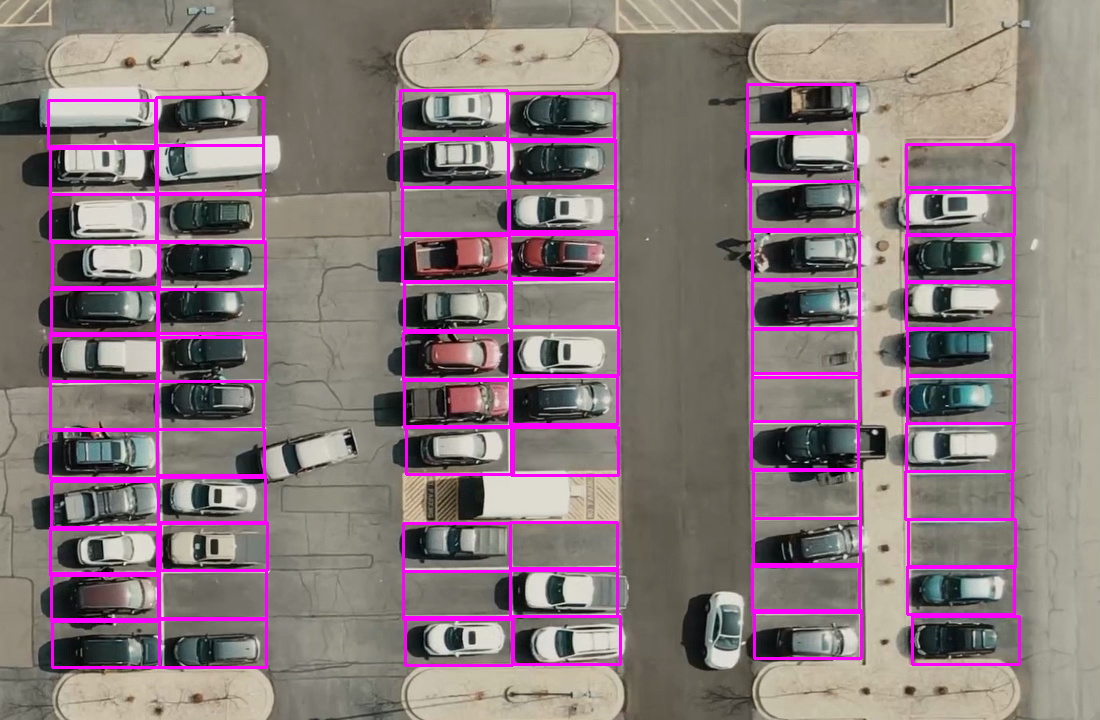
#> input picture Image.png, 1100 x 720 px
$ python -i main.py   (imports and definitions only)
#> lines starting #> are read from the running program, lines starting #| are printed output that depends on the picture; after the words box and inside, x2 and y2 are one past the last pixel; in counts of white or black regions, pixels touching at a corner belong together
### config_loader.py
import yaml

def load_config(config_path="config.yaml"):
#> further down, picture is the input picture: shape (720, 1100, 3); mean B, G, R 123.6, 117.9, 136.7
    with open(config_path, 'r') as f:
        return yaml.safe_load(f)

### main.py
import cv2
import pickle
import cvzone # type: ignore
import numpy as np
import sys

from tkinter import Tk, filedialog

from config_loader import load_config

config = load_config()

# Parking configuration
PARKING_SPOT_WIDTH     = config["parking"]["spot_width"]
PARKING_SPOT_HEIGHT    = config["parking"]["spot_height"]
OCCUPIED_THRESHOLD     = config["parking"]["occupied_threshold"]

# Preprocessing parameters
GAUSSIAN_BLUR_KERNEL   = tuple(config["preprocessing"]["gaussian_blur_kernel"])
ADAPTIVE_THRESH_BLOCK_SIZE = config["preprocessing"]["adaptive_thresh_block_size"]
ADAPTIVE_THRESH_CONSTANT   = config["preprocessing"]["adaptive_thresh_constant"]

# # Image adjustment
# BRIGHTNESS = config["adjustment"]["brightness"]
# CONTRAST   = config["adjustment"]["contrast"]


# [7 lines left out: function load_parking_positions, not called in this run]

def process_image_for_detection(img):
    img_gray = cv2.cvtColor(img, cv2.COLOR_BGR2GRAY)
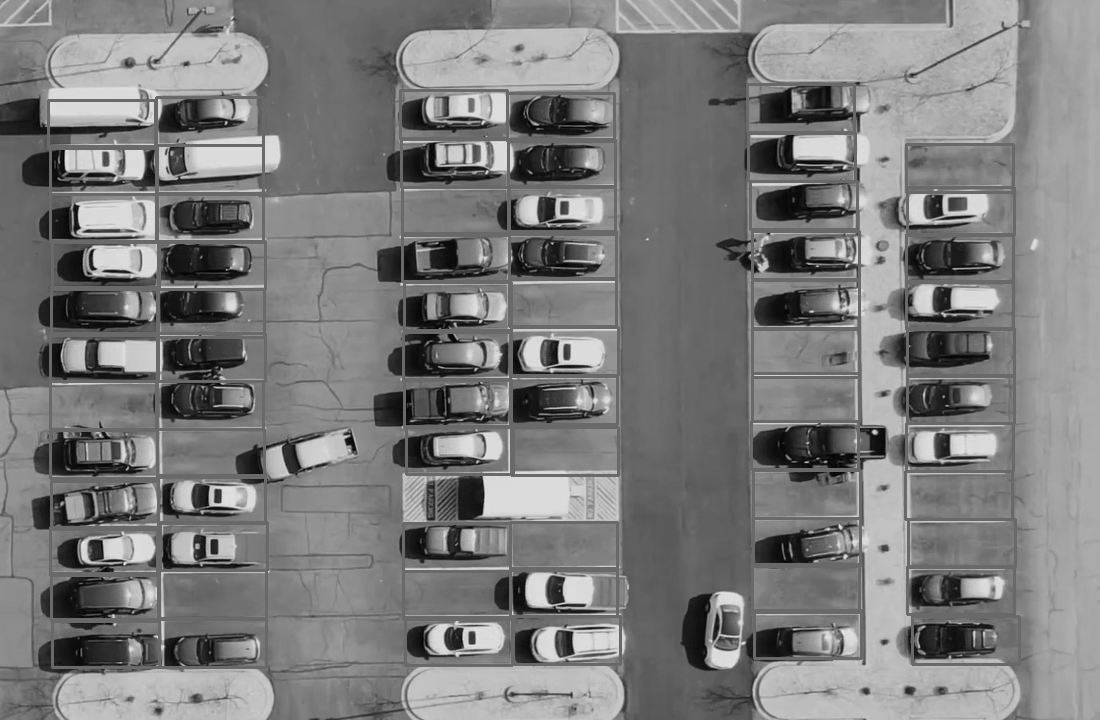
#> img_gray: shape (720, 1100); min 0, max 232, mean 124.1
    img_blur = cv2.GaussianBlur(img_gray, GAUSSIAN_BLUR_KERNEL, 1)
    img_thresh = cv2.adaptiveThreshold(
        img_blur, 255, cv2.ADAPTIVE_THRESH_GAUSSIAN_C,
        cv2.THRESH_BINARY_INV, ADAPTIVE_THRESH_BLOCK_SIZE, ADAPTIVE_THRESH_CONSTANT
    )
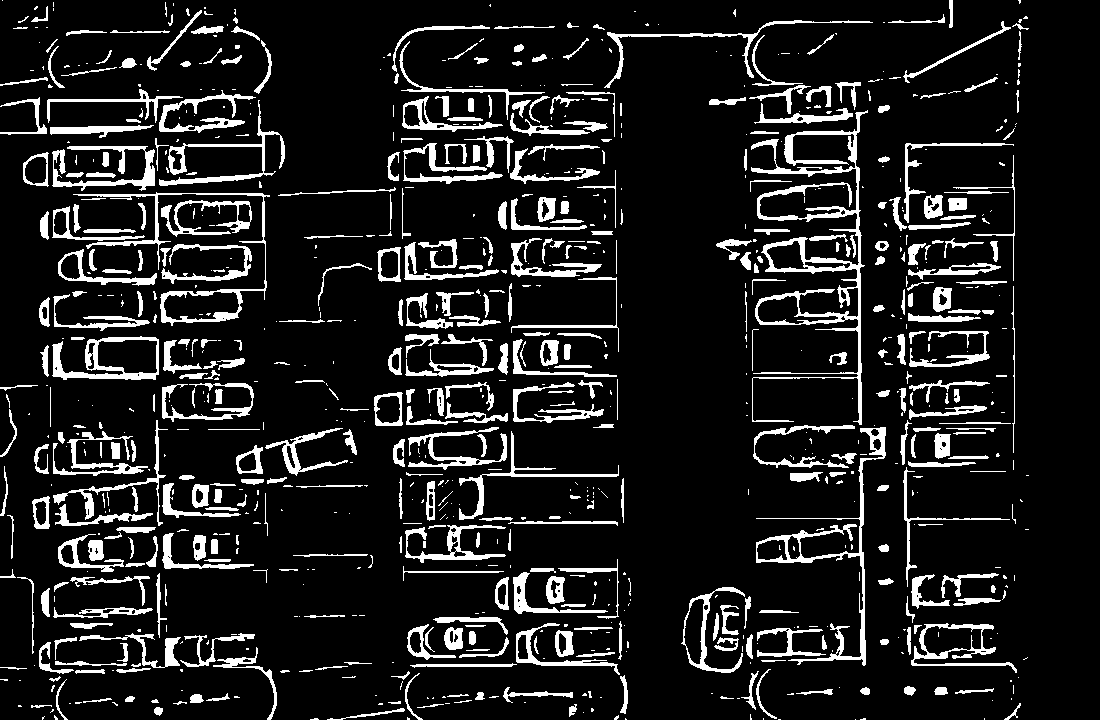
#> img_thresh: shape (720, 1100); 11.8% white; 894 white regions (457 under 20 px), largest, box (x1, y1, x2, y2) and area: (751, 110, 868, 425) 6006, (756, 427, 886, 666) 2681, (73, 192, 270, 326) 2082
    img_median = cv2.medianBlur(img_thresh, 5)
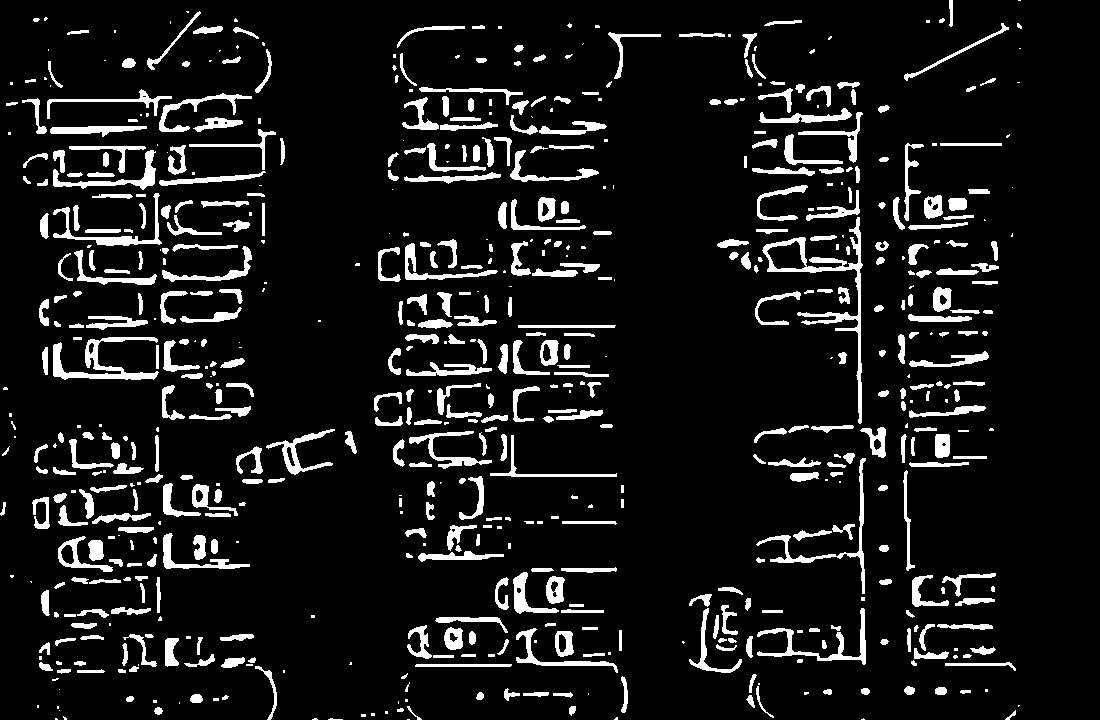
#> img_median: shape (720, 1100); 9.5% white; 657 white regions (180 under 20 px), largest, box (x1, y1, x2, y2) and area: (762, 217, 863, 424) 2238, (53, 337, 159, 380) 1467, (756, 458, 866, 594) 1037
    kernel = np.ones((3, 3), np.uint8)
    return cv2.dilate(img_median, kernel, iterations=1)
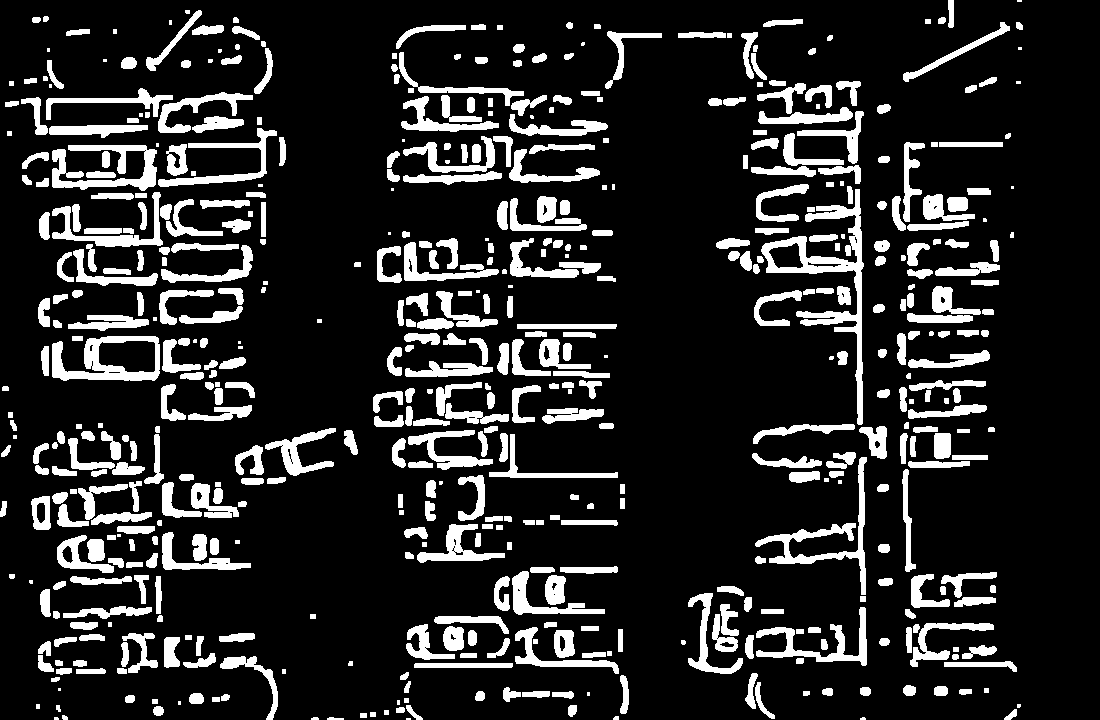
#> returned value: shape (720, 1100); 15.5% white; 557 white regions (46 under 20 px), largest, box (x1, y1, x2, y2) and area: (761, 189, 864, 425) 4213, (52, 336, 160, 381) 2241, (755, 457, 867, 595) 2212

# [83 lines left out: functions check_parking_space, main, not called in this run]

# [2 lines not run here, left out]

>>> import cv2
>>> picture = cv2.imread('Image.png')
>>> result = process_image_for_detection(picture)
